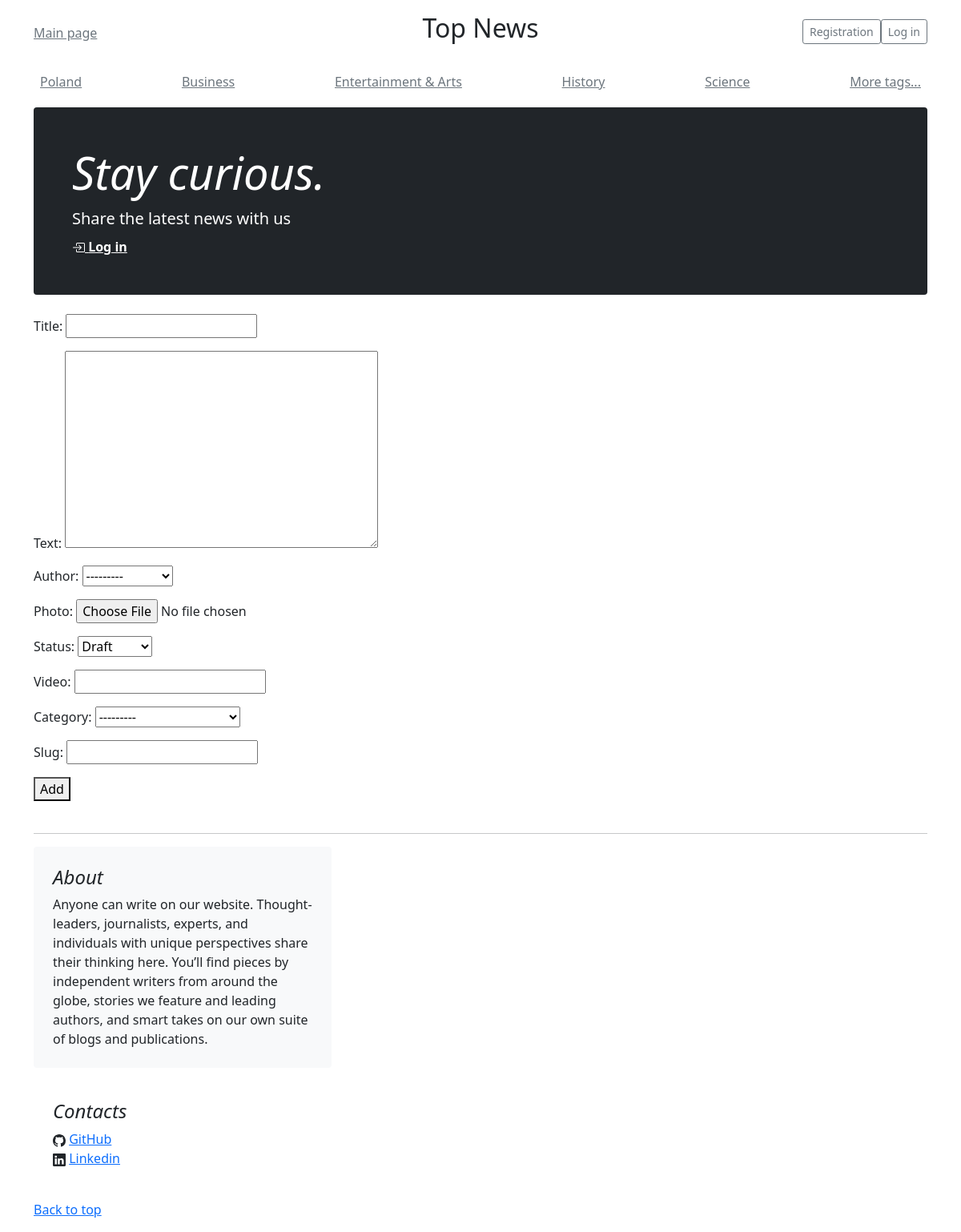
The page /add_article/ on the database its author committed.
### news/models.py (models this page shows, shortened)
class CategoryArticle(models.Model):
    name_category = models.CharField(max_length=30, verbose_name='Name tags')
    slug = models.SlugField(max_length=35, unique=True, db_index=True, verbose_name='URL', blank=True)
    create = models.DateTimeField(auto_now_add=True, verbose_name='Time of creation')
    def __str__(self):
        return f'{self.name_category}'
    class Meta:
        ordering = ('-create',)

### news/views.py (the view)
# urls.py: path('add_article/', ArticleCreateView.as_view(), name='add_article'),
class ArticleCreateView(CreateView):
    model = Article
    fields = ['title', 'text', 'author', 'photo', 'status', 'video', 'category', 'slug_field']
    template_name = 'news/article/add_article.html'
    success_url = reverse_lazy('article_list')
    def get_context_data(self, *, objects_list=None, **kwargs):
        context = super().get_context_data(**kwargs)
        context['title'] = 'Add article'
        return context

### news/templatetags/news_medium_tags.py (called while the page is built)
@register.simple_tag()
def get_5_tags():
    return CategoryArticle.objects.all().only('name_category', 'slug')[:5]

### news/templates/news/article/add_article.html (shortened to what this page needs)
{% extends 'news/base.html' %}
{% block content %}
<form method="post">
    {{ form.as_p }}
    <button type="submit">Add</button>
</form>
{% endblock %}

### news/templates/news/base.html (shortened to what this page needs)
{% load static %}
{% load news_medium_tags %}
{% load embed_video_tags %}
<!DOCTYPE html>
<html lang="en">
<head>
    <link rel="stylesheet" href="https://cdn.jsdelivr.net/npm/bootstrap@5.1.3/dist/css/bootstrap.min.css">
    <link rel="stylesheet" href="{% static 'news_medium/css/main.css' %}">
</head>
<body>
<div class="container">
    <header class="blog-header py-3">
        <div class="row flex-nowrap justify-content-between align-items-center">
            <div class="col-4 pt-1">
                <a class="link-secondary" href="{% url 'article_list' %}">Main page</a>
            </div>
            <div class="col-4 text-center">
                <h2>Top News</h2>
            </div>
            <div class="col-4 d-flex justify-content-end align-items-center">
                {% if request.user.is_authenticated %}
                    <aclass="btn btn-sm btn-outline-secondary">user: <strong>{{ user.username }}</strong></a>
                    <a href="{% url 'logout' %}" class="btn btn-sm btn-outline-secondary">Log out</a>
                {% else %}
                    <a href="{% url 'register' %}" class="btn btn-sm btn-outline-secondary">Registration</a>
                    <a href="{% url 'login' %}" class="btn btn-sm btn-outline-secondary">Log in</a>
                {% endif %}
            </div>
        </div>
    </header>
    {% get_5_tags as tags_article %}
    <div class="nav-scroller py-1 mb-2">
        <nav class="nav d-flex justify-content-between">
            {% for tag in tags_article %}
                <a class="p-2 link-secondary" href="/tags/{{ tag.slug }}">{{ tag }}</a>
            {% empty %}
                <a class="p-2 link-secondary" href="#">No tags</a>
            {% endfor %}
            <a class="p-2 link-secondary" href="{% url 'tags' %}">More tags...</a>
        </nav>
    </div>
</div>
<main class="container">
    <div class="p-4 p-md-5 mb-4 text-white rounded bg-dark">
        <div class="col-md-6 px-0">
            <h1 class="display-4 fst-italic">Stay curious.</h1>
            <p class="lead my-2">Share the latest news with us</p>
            {% if request.user.is_authenticated %}
                <a href="{% url 'add_article' %}" class="text-white fw-bold">
                    <svg xmlns="http://www.w3.org/2000/svg" width="16" height="16" fill="currentColor"
                         class="bi bi-plus-circle" viewBox="0 0 16 16">
                        <path d="M8 15A7 7 0 1 1 8 1a7 7 0 0 1 0 14zm0 1A8 8 0 1 0 8 0a8 8 0 0 0 0 16z"/>
                        <path d="M8 4a.5.5 0 0 1 .5.5v3h3a.5.5 0 0 1 0 1h-3v3a.5.5 0 0 1-1 0v-3h-3a.5.5 0 0 1 0-1h3v-3A.5.5 0 0 1 8 4z"/>
                    </svg>
                    Add post</a>
            {% else %}
                <a href="{% url 'login' %}" class="text-white fw-bold">
                    Log in</a>
            {% endif %}
        </div>
    </div>
    {% block content %}
    {% endblock %}
<br/>
<hr/>
    <div class="col-md-4">
        <div class="position-sticky" style="top: 2rem;">
            <div class="p-4 mb-3 bg-light rounded">
                <h4 class="fst-italic">About</h4>
                <p class="mb-0">Anyone can write on our website. Thought-leaders, journalists, experts, and individuals
                    with
                    unique perspectives share their thinking here. You’ll find pieces by independent writers from around
                    the globe, stories we feature and leading authors, and smart takes on our own suite of blogs and
                    publications.</p>
            </div>
            <div class="p-4">
                <h4 class="fst-italic">Сontacts</h4>
                <ol class="list-unstyled">
                    <li>
                        <a href="https://github.com/Lavliet90"> GitHub</a></li>
                    <li>
                        <a href="https://www.linkedin.com/in/yan-alsheuski-63066b221/"> Linkedin</a></li>
                </ol>
            </div>
        </div>
    </div>
    <footer class="blog-footer">
        <p>
            <a href="#">Back to top</a>
        </p>
    </footer>
</main>
</body>
</html>

### rows shown on the page
CategoryArticle: name_category "Poland"
CategoryArticle: name_category "Business"
CategoryArticle: name_category "Entertainment & Arts"
CategoryArticle: name_category "History"
CategoryArticle: name_category "Science"
